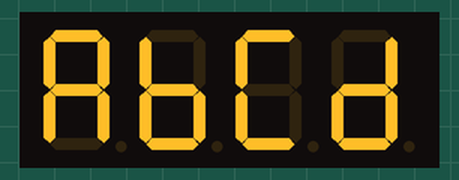
Simulated run of this sketch. Board: Arduino Uno, built with avr-gcc and run on an emulated ATmega328P. Parts: 4-digit seven-segment display.

Above: at 1.1 s.
At 5.1 s:
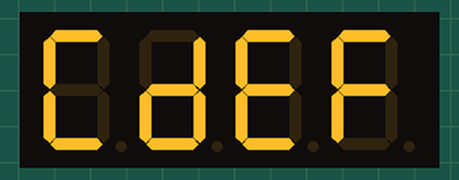
At 7.1 s:
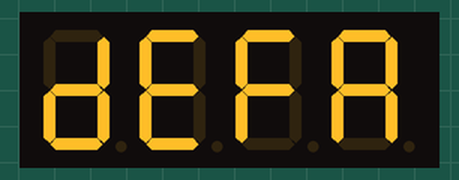
At 9.1 s:
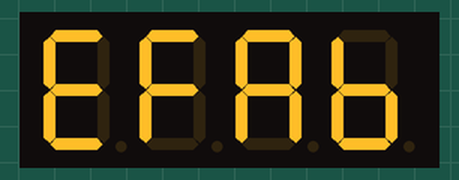
At 11.1 s:
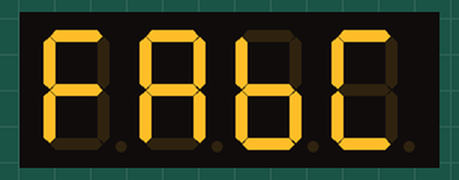
At 15.1 s:
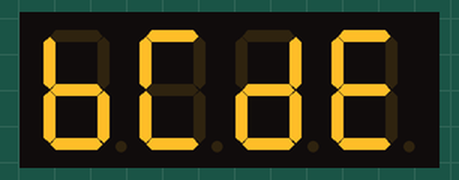

The sketch:

03Long_Character.ino
```cpp
#include "SevenSegmentTM1637.h"
#define PIN_CLK   2
#define PIN_DIO   3

SevenSegmentTM1637 display(PIN_CLK, PIN_DIO);

void setup() {
  display.begin();
  display.setBacklight(100);
  display.setPrintDelay(2000);
}

void loop() {
  display.clear();
  display.print("ABCDEFABCDEF");

}
```

Measured:
- by itself, everything shown: repeats every 16.0 s, in 9 steps
- what the display in image 0 shows lasts 2.0 s, from 1.0 s to 3.0 s
